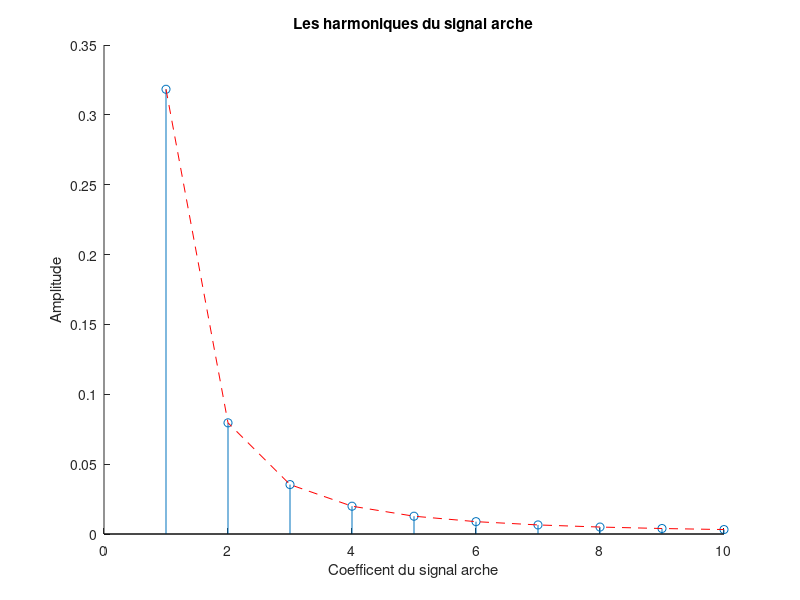
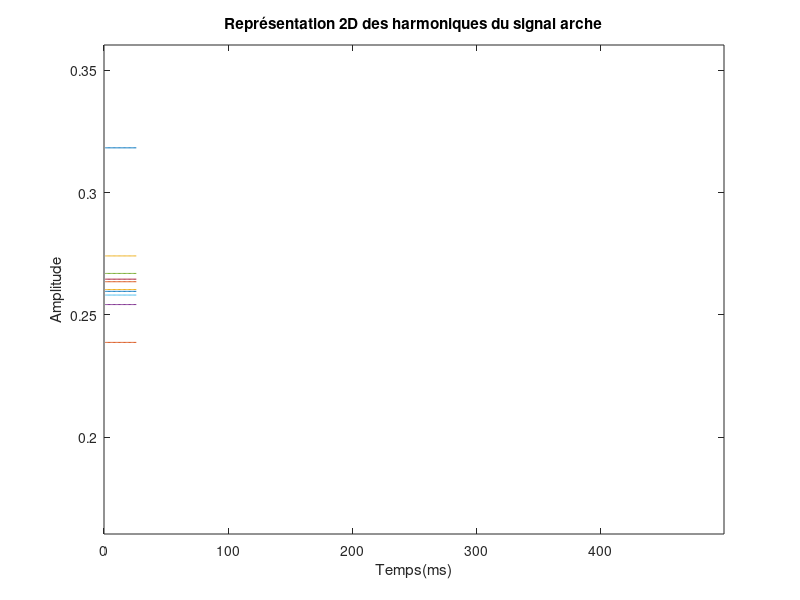
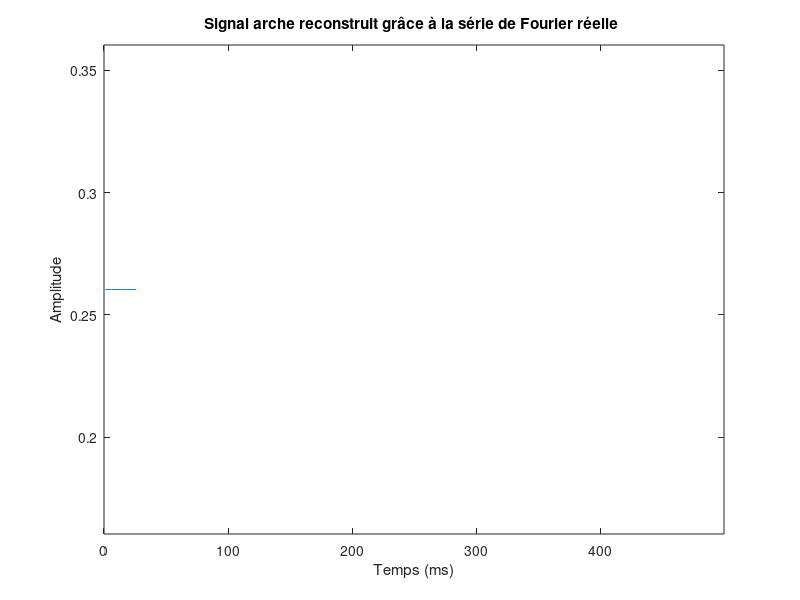
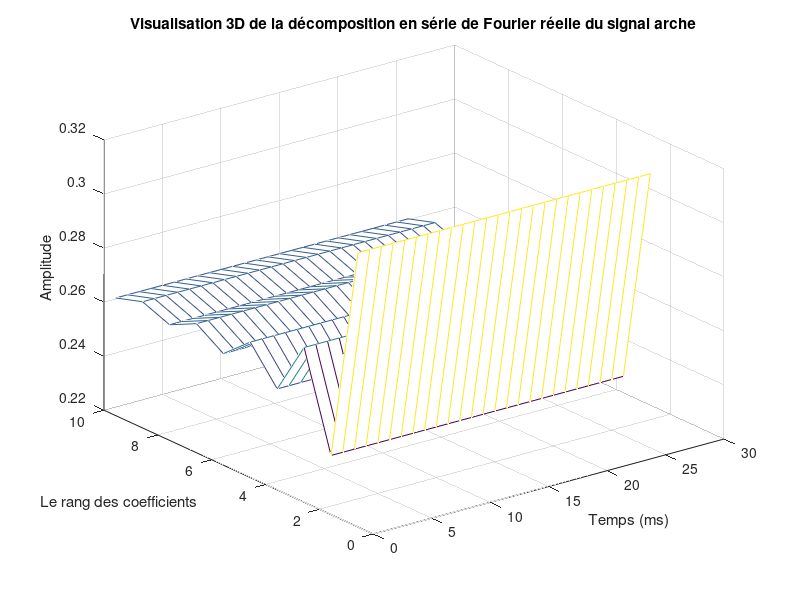

Source code (MATLAB) for these figures, in order:
function main()
    clear all
    close all
    clc

    Xmax = 499;
    Xmin = 0;
    H = input('Combien d''harmoniques voulez-vous?');
    a = input('Choisissez votre amplitude');
    f = input('Entrez la frequence du signal');
    fe= input('Indiquez la frequence d''echantillonnage');
    fin=input('Donnez la fin de votre vecteur temps');
    t = 0:1/fe:fin;

    [TabConcat, TabArche, TabReconstr, reconstruction_arche] = calculateSignals(H, a, f, t);

    plotResults(TabConcat, TabArche, TabReconstr, reconstruction_arche, Xmin, Xmax);
end

function [TabConcat, TabArche, TabReconstr, reconstruction_arche] = calculateSignals(H, a, f, t)
    TabConcat = zeros(2*H, 1);
    TabArche = zeros(2*H, length(t));

    for i = 1:2*H
        CoeffArche = calculateXArche(i);
        TabConcat(i,1) = CoeffArche;

        HarmoArche = cos(2*pi*i*f*t);
        TabHarmos(i,:) = HarmoArche;
        TabArche(i,:) = CoeffArche*HarmoArche;
    end

    TabReconstr = cumsum(TabArche);
    reconstruction_arche = TabReconstr(2*H,:);
end

function CoeffArche = calculateXArche(i)
    CoeffArche = -(1)/(i^2*pi)*(-1)^i;

end

function plotResults(TabConcat, TabArche, TabReconstr, reconstruction_arche, Xmin, Xmax)
    TabAbsolu = abs(TabConcat(find(abs(TabConcat)>=3.898171832519376e-17)));
    
    figure(1)
    hold on
    stem(abs(TabAbsolu))
    plot(abs(TabAbsolu),'r--')
    title('Les harmoniques du signal arche')
    xlabel('Coefficent du signal arche')
    ylabel('Amplitude')

    figure(2)
    plot(TabReconstr')
    title('Représentation 2D des harmoniques du signal arche')
    xlabel('Temps(ms)')
    ylabel('Amplitude')
    axis([Xmin Xmax min(reconstruction_arche)-0.1 max(reconstruction_arche)+0.1])

    figure(3)
    plot(reconstruction_arche)
    title('Signal arche reconstruit grâce à la série de Fourier réelle ')
    xlabel('Temps (ms)')
    ylabel('Amplitude')
    axis([Xmin Xmax min(reconstruction_arche)-0.1 max(reconstruction_arche)+0.1])

    figure(4)
    mesh(TabReconstr)
    title('Visualisation 3D de la décomposition en série de Fourier réelle du signal arche')
    xlabel('Temps (ms)')
    ylabel('Le rang des coefficients')
    zlabel('Amplitude')

    figure(5)
    stem(abs(fft(reconstruction_arche)))
    axis([Xmin 60 0 160])
    title('Estimation de la TF du signal arche grâce à l''algorithme FFT')
    xlabel('Coefficient du signal arche')
    ylabel('Amplitude')

    figure(6)
    plot(TabArche')
    title('Représentation des harmoniques pondérés')
    xlabel('Fréquence')
    ylabel('Amplitude')
    axis([Xmin Xmax+1 -0.7 0.7])

    figure(7)
    mesh(TabArche)
    title('Rerésentation 3D de la décroissance en 1/n du signal arche')
    xlabel('Le nombre d''harmoniques')
end
